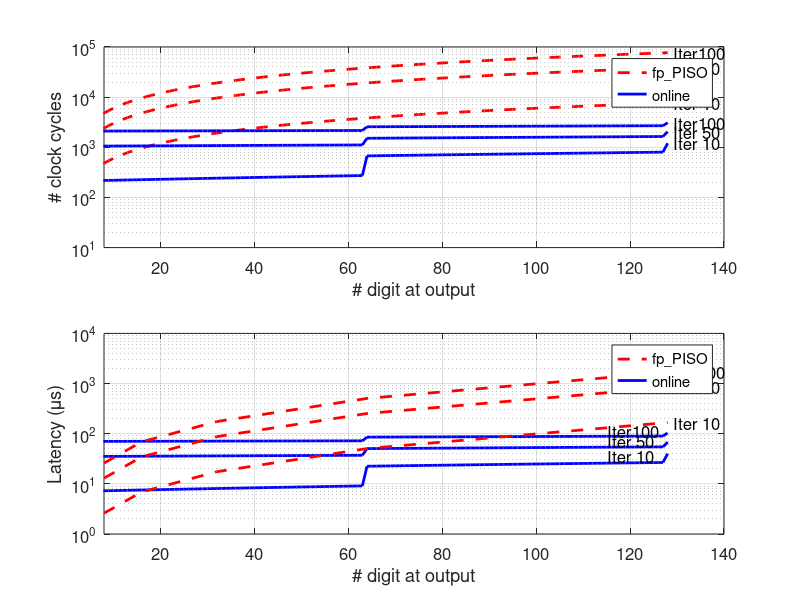

Recreate this plot in MATLAB.
close all, clc, clear all;
Num_in = 128;

p_vec = [1:Num_in];
U = 64;
n = [10;50;100];
p_discrete = [8,16,32,64,128];
C_fp = 6 .* n * p_vec;
C_fp_discrete = 6 .* n * p_discrete;
C_fp_SISO = 2.*n *(p_vec.^2 + 2);
for i = 1:3
L_fp(i,:) = C_fp_discrete(i,:) .* 1./[185 139.63 110 76 46];
end
L_fp_SISO = C_fp_SISO ./ 4000;
k_vec = floor (p_vec ./ U);
sum = zeros(size(k_vec));
for i = 1 : length(k_vec)
    for j = 1:k_vec(i)
        sum(i) = j*U + sum(i);
    end
end
for i = 1:3
    tmp = 4.*ones (size(n,1),1)*k_vec .*n(i);
end
C_online = 21.*n * ones(1,Num_in) + ones(size(n)) * sum + tmp + ones (size(n,1),1) * ((p_vec - k_vec.*U).* (k_vec +1)); 
L_online = C_online .* 1./30;


txt1 = strcat('Iter ' , num2str(n));
offset_x = 10;
offset_y = 100;
figure
subplot(2,1,1)
for i = 1:size(n,1)
    fig2 = plot(p_vec, C_fp(i,:),'--r','LineWidth',2 ); hold on
    fig1 = plot(p_vec, C_online(i,:),'b','LineWidth',2); hold on
    %fig3 = plot(p_vec, C_fp_SISO(i,:),'-.c','LineWidth',2); hold on

    text(p_vec(round(Num_in))*1.01,C_fp(i,round(Num_in)),txt1(i,:),'FontSize',12); hold on
    text(p_vec(round(Num_in))*1.01,C_online(i,round(Num_in)),txt1(i,:),'FontSize',12); hold on
    %text(p_vec(round(Num_in))*1.01,C_fp_SISO(i,round(Num_in)),txt1(i,:),'FontSize',12); hold on
end
hold off
    %plot(p_vec, L_fp, 'r', p_vec, L_online,'b');
ylabel ('# clock cycles','FontSize',16);
xlabel ('# digit at output','FontSize',16);
fig_legend = legend ([fig2,fig1],'fp\_PISO','online');
set(fig_legend,'FontSize',12)
set(gcf(), 'Renderer', 'painters');
set(gca,'yscale','log');
set(gca, 'FontSize', 12);
xlim([8,140])
grid on

subplot(2,1,2)
for i = 1:size(n,1)
    fig1 = plot(p_vec, L_online(i,:),'b','LineWidth',2); hold on
     if i== 1
        text(p_vec(round(Num_in))*0.9,L_online(i,round(Num_in))*0.9,txt1(i,:),'FontSize',12); hold on
     end
     if i== 2
        text(p_vec(round(Num_in))*0.9,L_online(i,round(Num_in))*1.05,txt1(i,:),'FontSize',12); hold on
     end
     if i ==3
         text(p_vec(round(Num_in))*0.9,L_online(i,round(Num_in))*1.1,txt1(i,:),'FontSize',12); hold on
     end
%     fig3 = plot(p_vec, L_fp_SISO(i,:),'-.c','LineWidth',2); hold on
%     text(p_vec(round(Num_in))*1,L_fp_SISO(i,round(Num_in)),txt1(i,:),'FontSize',12); hold on
end
for i =1 : 3
    fig2 = plot(p_discrete, L_fp(i,:),'--r','LineWidth',2 ); hold on
    text(p_discrete(round(5))*1.01,L_fp(i,round(5)),txt1(i,:),'FontSize',12); hold on
end
%plot(p_vec, L_fp, 'r', p_vec, L_online,'b');
hold off

ylabel ('Latency (\mus)','FontSize',16);
xlabel ('# digit at output','FontSize',16);
set(gca,'yscale','log');

fig_legend = legend ([fig2,fig1],'fp\_PISO','online');
set(fig_legend,'FontSize',12)
set(gcf(), 'Renderer', 'painters');
set(gca, 'FontSize', 12);

xlim([8,140])
grid on

